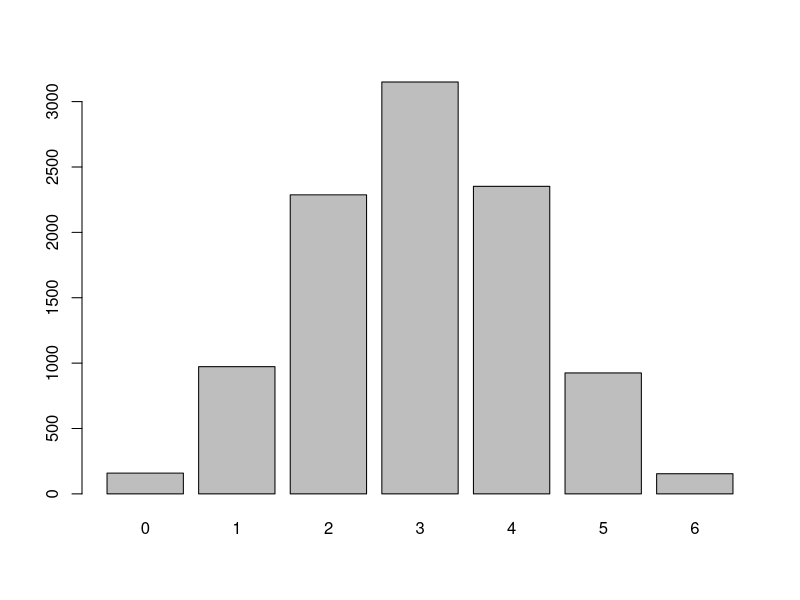
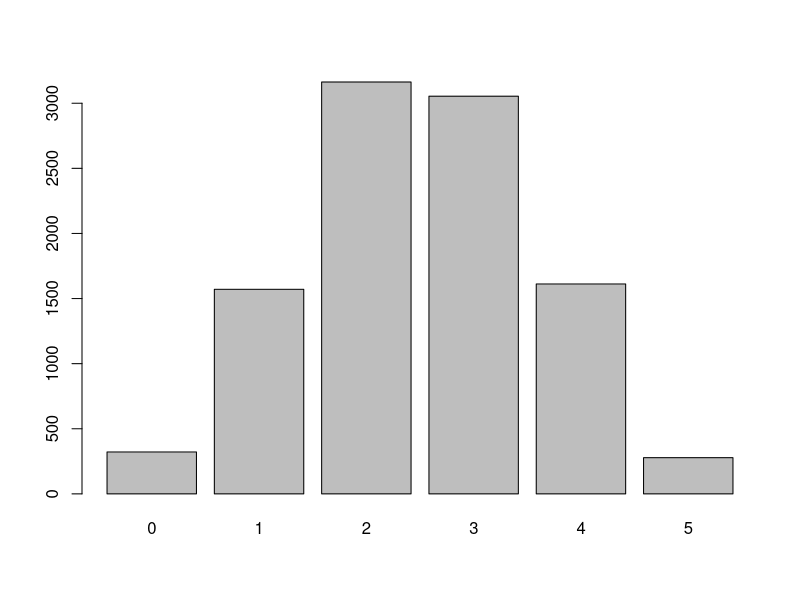
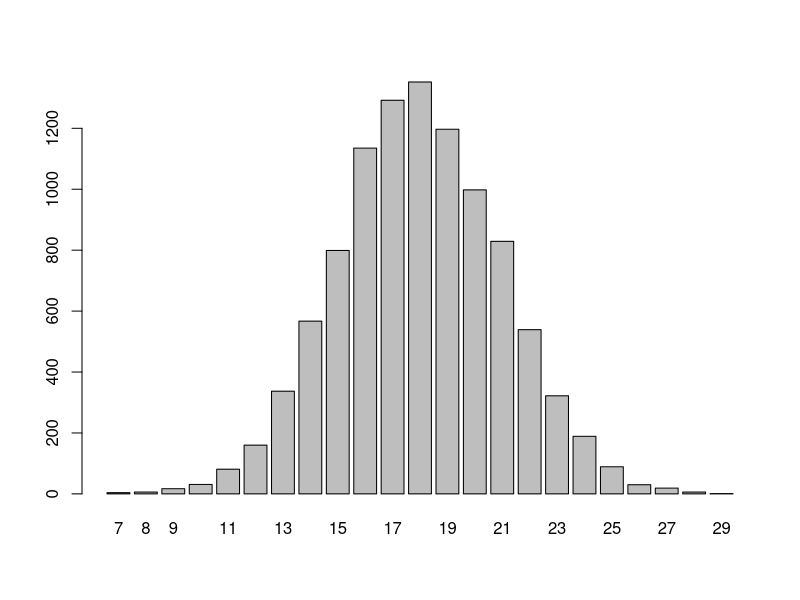

R code for these plots, in order:

# coin flip Monte Carlo

result1 <- c("T", "T", "H", "H","T","H")
result2 <- c("T", "T", "T", "T", "T")
result3 <- c("T", "T", "H", "H","T","H", "T", "T", "T",
             "T", "T", "H", "H","T","H", "T", "T", "T",
             "T", "T", "H", "H","T","H", "T", "T", "T",
             "T", "T", "H", "H","T","H", "T", "T", "T")


heads1 <- heads2 <- heads3 <- c()

for(i in 1:10000){
  print(i)
  heads1[i] <- sum(sample(c("H","T"), 6, replace=T) == "H")
  heads2[i] <- sum(sample(c("H","T"), 5, replace=T) == "H")
  heads3[i] <- sum(sample(c("H","T"), 36, replace=T) == "H")
}
barplot(table(heads1))
pval1 <- sum(heads1 >= 3)/10000


barplot(table(heads2))
pval2 <- sum(heads2 <= 0)/10000


barplot(table(heads3))
pval3 <- sum(heads3 <= 12)/10000
